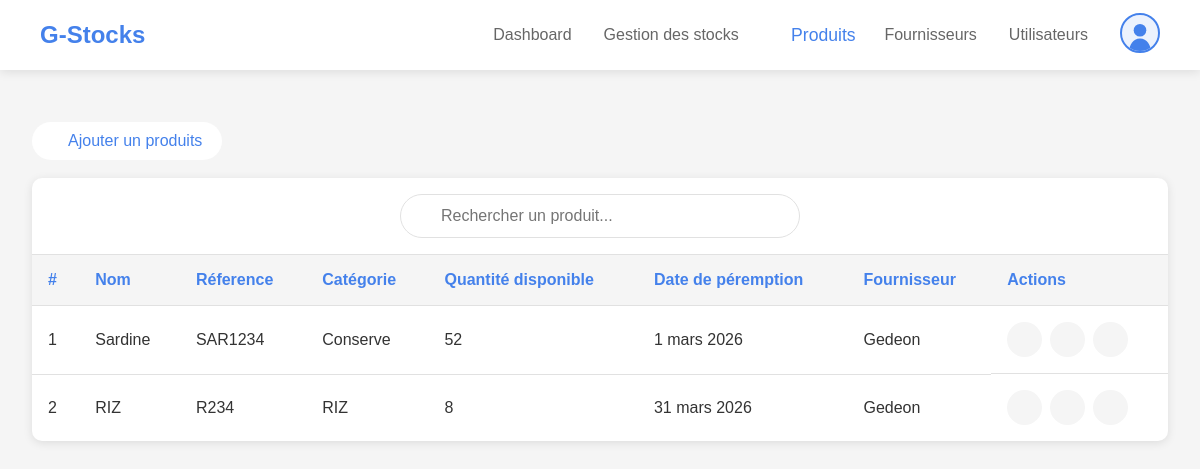
/ListeDesProduits (signed in), run on the app's committed database.
### stocks/models.py (models this page shows, shortened)
class Produit(models.Model):
    UNITE_CHOICES = [
        ('kg', 'Kilogramme'),
        ('litre', 'Litre'),
        ('unité', 'Unité')
    ]
    nom = models.CharField(max_length=255)
    reference = models.CharField(max_length=100, unique=True)
    categorie = models.CharField(max_length=255)
    quantite_fournie = models.PositiveIntegerField()
    quantite_disponible = models.PositiveIntegerField()
    unite_mesure = models.CharField(max_length=10, choices=UNITE_CHOICES)
    prix_achat_unitaire = models.DecimalField(max_digits=10, decimal_places=2)
    prix_vente = models.DecimalField(max_digits=10, decimal_places=2)
    prix_total = models.DecimalField(max_digits=10, decimal_places=2)
    date_peremption = models.DateField()
    entree = models.ForeignKey(Entree, on_delete=models.CASCADE, related_name="entrees")
    class Meta:
        verbose_name = "Produit"
        verbose_name_plural = "Produits"

class Entree(models.Model):
    fournisseur = models.ForeignKey(Fournisseur, on_delete=models.CASCADE, related_name="produits")
    prixTotal = models.DecimalField(max_digits=10, decimal_places=2)
    user = models.ForeignKey(User, on_delete=models.CASCADE, related_name="utilisateurs")
    date = models.DateTimeField(auto_now_add=True)
    class Meta:
        verbose_name = "Entrée"
        verbose_name_plural = "Entrées"

class Fournisseur(models.Model):
    nom = models.CharField(max_length=255)
    contact = models.CharField(max_length=20)
    adresse = models.TextField()
    class Meta:
        verbose_name = "Fournisseur"
        verbose_name_plural = "Fournisseurs"

### stocks/views.py (the view)
# urls.py: path('ListeDesProduits', views.listeProduits, name='listeProduits'),
def listeProduits(request):
    if "user_id" not in request.session:
        messages.error(request, "Veuillez vous connecter pour accéder a cette page")
        return redirect("index")
    user=get_object_or_404(User, id=request.session["user_id"])
    produits = Produit.objects.all()
    return render(request, "stocks/produits/produits.html", {"user": user, "produits":produits})

### stocks/templates/stocks/produits/produits.html (shortened to what this page needs)
{% extends 'stocks/app.html' %}
{% load static %}
{% block activeProduit %}
    active
{% endblock activeProduit %}
{% block principalContent %}
    <main class="main-content">
        <a href="{% url 'addEntree' %}" class="btn"><i class="fas fa-plus-circle"></i> Ajouter un produits</a>
        <br><br>
        <div class="table-container">
            <div class="table-header">
                <div class="search-container">
                    <input type="text" id="searchInput" onkeyup="recherche()" class="search-input" placeholder="Rechercher un produit...">
                </div>
            </div>
            <table class="contacts-table" id="myTable">
                <thead>
                    <tr>
                        <th>#</th>
                        <th>Nom</th>
                        <th>Réference</th>
                        <th>Catégorie</th>
                        <th>Quantité disponible</th>
                        <th>Date de péremption</th>
                        <th>Fournisseur</th>
                        <th>Actions</th>
                    </tr>
                </thead>
                <tbody>
                    {% if produits.count == 0 %}
                        <tr>
                            <td colspan="8" style="text-align: center; padding: 15px; font-style: italic; color: #666;">Aucun produit trouvé</td>
                        </tr>
                    {% else %}
                        {% for produit in produits %}
                            <tr>
                                <td>{{ forloop.counter }}</td>
                                <td>{{ produit.nom }}</td>
                                <td>{{ produit.reference }}</td>
                                <td>{{ produit.categorie }}</td>
                                <td>{{ produit.quantite_disponible }}</td>
                                <td>{{ produit.date_peremption }}</td>
                                <td>{{ produit.entree.fournisseur.nom }}</td>
                                <td class="actions">
                                    <a href="{% url 'showProduit' produit.id %}" class="action-btn view-btn" title="Voir">
                                        <i class="fas fa-eye"></i>
                                    </a>
                                    <a href="{% url 'updateProduit' produit.id %}" class="action-btn edit-btn" title="Modifier">
                                        <i class="fas fa-edit"></i>
                                    </a>
                                    <a data-url="{% url 'deleteProduit' produit.id %}" data-message="ce produit" class="action-btn delete-btn delete-confirme" title="Supprimer">
                                        <i class="fas fa-trash-alt"></i>
                                    </a>
                                </td>
                            </tr>
                        {% endfor %}
                    {% endif %}
                </tbody>
            </table>
        </div>
    </main>
{% endblock principalContent %}

### stocks/templates/stocks/app.html (shortened to what this page needs)
{% load static %}
<!DOCTYPE html>
<html lang="en">
<head>
    <link rel="stylesheet" href="{% static 'stocks/css/styles.css' %}">
    <link rel="stylesheet" href="{% static 'stocks/fontawesome/css/all.min.css' %}">
    <link rel="stylesheet" href="{% static 'stocks/sweetalert2/sweetalert2.min.css' %}">
    <link rel="stylesheet" href="{% static 'stocks/notyf/notyf.min.css' %}">
</head>
<body>
    <nav class="navbar">
        <div class="nav-brand">
            <h1>G-Stocks</h1>
        </div>
        <div class="nav-content">
            <div class="nav-links">
                <a href="{% url 'dashboard' %}" class="nav-link {% block activeDashboard %}{% endblock activeDashboard %}">Dashboard</a>
                <div class="dropdownES">
                    <a class="nav-link {% block activeES %}{% endblock activeES %}">Gestion des stocks <i class="fas fa-angle-down"></i></a>
                </div>
                <a href="{% url 'listeProduits' %}" class="nav-link {% block activeProduit %}{% endblock activeProduit %}">Produits</a>
                <a href="{% url 'listeFournisseurs' %}" class="nav-link {% block activeFournisseur %}{% endblock activeFournisseur %}">Fournisseurs</a>
                <a href="{% url 'listeUtilisateurs' %}" class="nav-link {% block activeUtilisateur %}{% endblock activeUtilisateur %}">Utilisateurs</a>
            </div>
            <div class="nav-profile">
                <div class="profile-dropdown">
                    <div class="profile-trigger">
                        <img src="{% if user.photo_profil %}{{ user.photo_profil.url }}{% else %}{% static 'stocks/images/avatar-placeholder.svg' %}{% endif %}" alt="Photo de profil" class="profile-img">
                    </div>
                </div>
            </div>
        </div>
    </nav>
    {% block principalContent %}
    {% endblock principalContent %}
</body>
</html>

### stocks/static/stocks/css/styles.css (style rules this page uses)
:root { --primary-color: #4481eb; --secondary-color: #04befe; --text-color: #333; --light-text: #666; --danger-color: #ff4444; --white: #fff; --light-bg: #f5f5f5; --border-color: #e1e1e1; --green-color: #0ea500; }
* { margin: 0; padding: 0; box-sizing: border-box; }
html { scroll-behavior: smooth; }
body { font-family: "Poppins", sans-serif; background-color: var(--light-bg); color: var(--text-color); }
.navbar { position: fixed; top: 0; left: 0; right: 0; height: 70px; background: var(--white); box-shadow: 0 2px 10px rgba(0, 0, 0, 0.1); display: flex; align-items: center; justify-content: space-between; padding: 0 40px; z-index: 1000; transition: all 0.3s ease; }
.nav-brand h1 { color: var(--primary-color); font-size: 1.5rem; font-weight: 600; animation: bounce 1.5s infinite; }
.nav-content { display: flex; align-items: center; gap: 2rem; }
.nav-links { display: flex; gap: 2rem; }
.nav-link { color: var(--light-text); text-decoration: none; display: flex; align-items: center; gap: 0.5rem; font-weight: 500; transition: color 0.3s ease, transform 0.2s ease; }
.nav-link i { font-size: 1.2rem; }
.nav-link:hover, .nav-link.active { color: var(--primary-color); transform: scale(1.1); }
.dropdownES { display: inline-block; position: relative; }
.nav-profile { position: relative; }
.profile-trigger { cursor: pointer; }
.profile-img { width: 40px; height: 40px; border-radius: 50%; border: 2px solid var(--primary-color); transition: transform 0.3s; }
.btn { display: inline-block; background-color: var(--white); color: var(--primary-color); padding: 10px 20px; text-decoration: none; border-radius: 25px; transition: all 0.3s ease; animation: bounce 2s infinite; }
.main-content { margin-top: 90px; padding: 2rem; animation: fadeIn 1s ease; }
.table-container { background: var(--white); border-radius: 10px; box-shadow: 0 2px 10px rgba(0, 0, 0, 0.1); overflow-x: auto; }
.table-header { padding: 1rem; border-bottom: 1px solid var(--border-color); }
.search-container { position: relative; max-width: 400px; margin: 0 auto; }
.search-input { width: 100%; padding: 0.75rem 1rem 0.75rem 2.5rem; border: 1px solid var(--border-color); border-radius: 25px; font-family: inherit; font-size: 1rem; transition: all 0.3s; }
.contacts-table { width: 100%; border-collapse: collapse; min-width: 600px; }
.contacts-table th, .contacts-table td { padding: 1rem; text-align: left; border-bottom: 1px solid var(--border-color); }
.contacts-table th { background-color: var(--light-bg); font-weight: 600; color: var(--primary-color); }
.contacts-table tbody tr:last-child td { border-bottom: none; }
.actions { display: flex; gap: 0.5rem; justify-content: flex-start; }
.action-btn { width: 35px; height: 35px; border: none; border-radius: 50%; display: flex; align-items: center; justify-content: center; cursor: pointer; transition: all 0.3s; background: var(--light-bg); text-decoration: none; }
.action-btn i { font-size: 1rem; transition: all 0.3s; }
.view-btn { color: var(--primary-color); }
.edit-btn { color: var(--secondary-color); }
.delete-btn { color: var(--danger-color); }

### data on the page
Produit: nom "Sardine", reference "SAR1234", categorie "Conserve", quantite_disponible "52", date_peremption "1 mars 2026", entree.fournisseur.nom "Gedeon"
Produit: nom "RIZ", reference "R234", categorie "RIZ", quantite_disponible "8", date_peremption "31 mars 2026", entree.fournisseur.nom "Gedeon"
